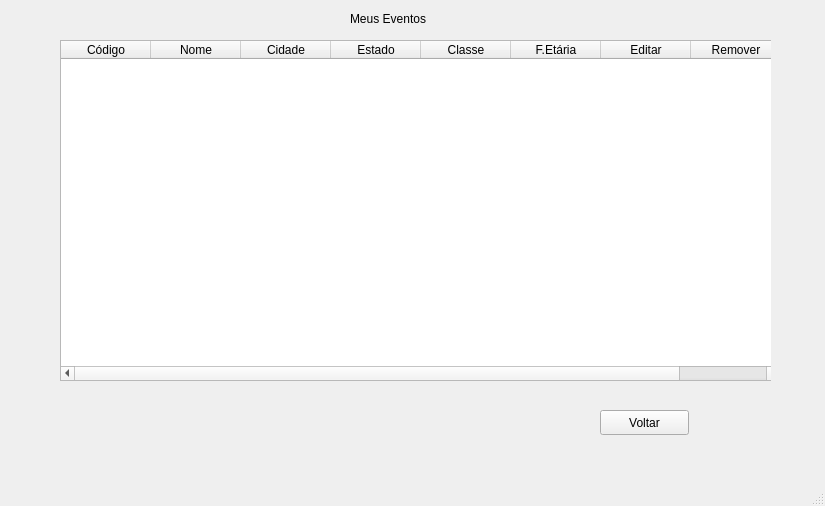
<?xml version="1.0" encoding="UTF-8"?>
<ui version="4.0">
 <class>viewEventos</class>
 <widget class="QMainWindow" name="viewEventos">
  <property name="geometry">
   <rect>
    <x>0</x>
    <y>0</y>
    <width>825</width>
    <height>506</height>
   </rect>
  </property>
  <property name="windowTitle">
   <string>Switch Dreams</string>
  </property>
  <widget class="QWidget" name="centralwidget">
   <widget class="QStackedWidget" name="stackedWidget">
    <property name="geometry">
     <rect>
      <x>10</x>
      <y>10</y>
      <width>761</width>
      <height>461</height>
     </rect>
    </property>
    <property name="currentIndex">
     <number>5</number>
    </property>
    <widget class="QWidget" name="page">
     <widget class="QPushButton" name="btnHome">
      <property name="geometry">
       <rect>
        <x>350</x>
        <y>320</y>
        <width>103</width>
        <height>25</height>
       </rect>
      </property>
      <property name="text">
       <string>Home</string>
      </property>
     </widget>
     <widget class="QLabel" name="label">
      <property name="geometry">
       <rect>
        <x>330</x>
        <y>160</y>
        <width>191</width>
        <height>17</height>
       </rect>
      </property>
      <property name="text">
       <string>Menu Usuario Logado</string>
      </property>
     </widget>
     <widget class="QPushButton" name="btnCriar">
      <property name="geometry">
       <rect>
        <x>350</x>
        <y>200</y>
        <width>103</width>
        <height>25</height>
       </rect>
      </property>
      <property name="text">
       <string>Criar</string>
      </property>
     </widget>
     <widget class="QPushButton" name="btnPesquisar">
      <property name="geometry">
       <rect>
        <x>350</x>
        <y>240</y>
        <width>103</width>
        <height>25</height>
       </rect>
      </property>
      <property name="text">
       <string>Pesquisar</string>
      </property>
     </widget>
     <widget class="QPushButton" name="btnMeusEventos">
      <property name="geometry">
       <rect>
        <x>350</x>
        <y>280</y>
        <width>103</width>
        <height>25</height>
       </rect>
      </property>
      <property name="text">
       <string>Meus Eventos</string>
      </property>
     </widget>
    </widget>
    <widget class="QWidget" name="page_2">
     <widget class="QLabel" name="label_2">
      <property name="geometry">
       <rect>
        <x>310</x>
        <y>0</y>
        <width>141</width>
        <height>17</height>
       </rect>
      </property>
      <property name="text">
       <string>Pesquisa de Evento</string>
      </property>
     </widget>
     <widget class="QTableWidget" name="tableEventos">
      <property name="geometry">
       <rect>
        <x>60</x>
        <y>80</y>
        <width>701</width>
        <height>331</height>
       </rect>
      </property>
      <column>
       <property name="text">
        <string>Código</string>
       </property>
      </column>
      <column>
       <property name="text">
        <string>Nome</string>
       </property>
      </column>
      <column>
       <property name="text">
        <string>Cidade</string>
       </property>
      </column>
      <column>
       <property name="text">
        <string>Estado</string>
       </property>
      </column>
      <column>
       <property name="text">
        <string>Classe</string>
       </property>
      </column>
      <column>
       <property name="text">
        <string>Faixa Etária</string>
       </property>
      </column>
      <column>
       <property name="text">
        <string>Apresentações</string>
       </property>
      </column>
     </widget>
     <widget class="QWidget" name="layoutWidget">
      <property name="geometry">
       <rect>
        <x>110</x>
        <y>20</y>
        <width>591</width>
        <height>61</height>
       </rect>
      </property>
      <layout class="QGridLayout" name="gridLayout">
       <item row="1" column="3">
        <widget class="QDateEdit" name="dateFim">
         <property name="dateTime">
          <datetime>
           <hour>0</hour>
           <minute>0</minute>
           <second>0</second>
           <year>2019</year>
           <month>1</month>
           <day>1</day>
          </datetime>
         </property>
         <property name="displayFormat">
          <string>dd/MM/yy</string>
         </property>
         <property name="date">
          <date>
           <year>2019</year>
           <month>1</month>
           <day>1</day>
          </date>
         </property>
        </widget>
       </item>
       <item row="1" column="1">
        <widget class="QLineEdit" name="lineEstado"/>
       </item>
       <item row="1" column="0">
        <widget class="QLineEdit" name="lineCidade"/>
       </item>
       <item row="0" column="1">
        <widget class="QLabel" name="labelEstado">
         <property name="text">
          <string>Estado</string>
         </property>
        </widget>
       </item>
       <item row="1" column="2">
        <widget class="QDateEdit" name="dateInicio">
         <property name="displayFormat">
          <string>dd/MM/yy</string>
         </property>
         <property name="date">
          <date>
           <year>2019</year>
           <month>1</month>
           <day>1</day>
          </date>
         </property>
        </widget>
       </item>
       <item row="0" column="0">
        <widget class="QLabel" name="labelCidade">
         <property name="text">
          <string>Cidade</string>
         </property>
        </widget>
       </item>
       <item row="0" column="2">
        <widget class="QLabel" name="labelDateInicio">
         <property name="text">
          <string>Data Início</string>
         </property>
        </widget>
       </item>
       <item row="0" column="3">
        <widget class="QLabel" name="labelDateFim">
         <property name="text">
          <string>Data Fim</string>
         </property>
        </widget>
       </item>
       <item row="1" column="4">
        <widget class="QPushButton" name="btnPesquisarReal">
         <property name="text">
          <string>Pesquisar</string>
         </property>
        </widget>
       </item>
      </layout>
     </widget>
     <widget class="QPushButton" name="btnHome_2">
      <property name="geometry">
       <rect>
        <x>660</x>
        <y>420</y>
        <width>89</width>
        <height>25</height>
       </rect>
      </property>
      <property name="text">
       <string>Home</string>
      </property>
     </widget>
    </widget>
    <widget class="QWidget" name="page_3">
     <widget class="QPushButton" name="btnCriarEvento">
      <property name="geometry">
       <rect>
        <x>470</x>
        <y>270</y>
        <width>89</width>
        <height>25</height>
       </rect>
      </property>
      <property name="text">
       <string>Criar</string>
      </property>
     </widget>
     <widget class="QLabel" name="label_9">
      <property name="geometry">
       <rect>
        <x>390</x>
        <y>10</y>
        <width>101</width>
        <height>17</height>
       </rect>
      </property>
      <property name="text">
       <string>Criar Eventos</string>
      </property>
     </widget>
     <widget class="QWidget" name="layoutWidget">
      <property name="geometry">
       <rect>
        <x>300</x>
        <y>50</y>
        <width>279</width>
        <height>212</height>
       </rect>
      </property>
      <layout class="QGridLayout" name="gridLayout_2">
       <item row="0" column="0">
        <widget class="QLabel" name="label_3">
         <property name="text">
          <string>Código</string>
         </property>
        </widget>
       </item>
       <item row="0" column="1">
        <widget class="QLabel" name="helpCodigo">
         <property name="minimumSize">
          <size>
           <width>30</width>
           <height>30</height>
          </size>
         </property>
         <property name="text">
          <string/>
         </property>
        </widget>
       </item>
       <item row="0" column="2">
        <widget class="QLineEdit" name="clineCodigo"/>
       </item>
       <item row="0" column="3">
        <widget class="QLabel" name="checkCodigo">
         <property name="text">
          <string/>
         </property>
        </widget>
       </item>
       <item row="1" column="0">
        <widget class="QLabel" name="label_4">
         <property name="text">
          <string>Nome</string>
         </property>
        </widget>
       </item>
       <item row="1" column="1">
        <widget class="QLabel" name="helpNome">
         <property name="minimumSize">
          <size>
           <width>30</width>
           <height>30</height>
          </size>
         </property>
         <property name="text">
          <string/>
         </property>
        </widget>
       </item>
       <item row="1" column="2">
        <widget class="QLineEdit" name="clineNome"/>
       </item>
       <item row="1" column="3">
        <widget class="QLabel" name="checkNome">
         <property name="text">
          <string/>
         </property>
        </widget>
       </item>
       <item row="2" column="0">
        <widget class="QLabel" name="label_5">
         <property name="text">
          <string>Cidade</string>
         </property>
        </widget>
       </item>
       <item row="2" column="1">
        <widget class="QLabel" name="helpCidade">
         <property name="minimumSize">
          <size>
           <width>30</width>
           <height>30</height>
          </size>
         </property>
         <property name="text">
          <string/>
         </property>
        </widget>
       </item>
       <item row="2" column="2">
        <widget class="QLineEdit" name="clineCidade"/>
       </item>
       <item row="2" column="3">
        <widget class="QLabel" name="checkCidade">
         <property name="text">
          <string/>
         </property>
        </widget>
       </item>
       <item row="3" column="0">
        <widget class="QLabel" name="label_6">
         <property name="text">
          <string>Estado</string>
         </property>
        </widget>
       </item>
       <item row="3" column="1">
        <widget class="QLabel" name="helpEstado">
         <property name="minimumSize">
          <size>
           <width>30</width>
           <height>30</height>
          </size>
         </property>
         <property name="text">
          <string/>
         </property>
        </widget>
       </item>
       <item row="3" column="2">
        <widget class="QLineEdit" name="clineEstado"/>
       </item>
       <item row="3" column="3">
        <widget class="QLabel" name="checkEstado">
         <property name="text">
          <string/>
         </property>
        </widget>
       </item>
       <item row="4" column="0">
        <widget class="QLabel" name="label_7">
         <property name="text">
          <string>Classe</string>
         </property>
        </widget>
       </item>
       <item row="4" column="1">
        <widget class="QLabel" name="helpClasse">
         <property name="minimumSize">
          <size>
           <width>30</width>
           <height>30</height>
          </size>
         </property>
         <property name="text">
          <string/>
         </property>
        </widget>
       </item>
       <item row="4" column="2">
        <widget class="QLineEdit" name="clineClasse"/>
       </item>
       <item row="4" column="3">
        <widget class="QLabel" name="checkClasse">
         <property name="text">
          <string/>
         </property>
        </widget>
       </item>
       <item row="5" column="0">
        <widget class="QLabel" name="label_8">
         <property name="text">
          <string>Faixa Etaria</string>
         </property>
        </widget>
       </item>
       <item row="5" column="1">
        <widget class="QLabel" name="helpFaixa">
         <property name="minimumSize">
          <size>
           <width>30</width>
           <height>30</height>
          </size>
         </property>
         <property name="text">
          <string/>
         </property>
        </widget>
       </item>
       <item row="5" column="2">
        <widget class="QLineEdit" name="clineFaixa"/>
       </item>
       <item row="5" column="3">
        <widget class="QLabel" name="checkFaixa">
         <property name="text">
          <string/>
         </property>
        </widget>
       </item>
      </layout>
     </widget>
     <widget class="QPushButton" name="pushButton">
      <property name="geometry">
       <rect>
        <x>310</x>
        <y>270</y>
        <width>89</width>
        <height>25</height>
       </rect>
      </property>
      <property name="text">
       <string>Menu</string>
      </property>
     </widget>
    </widget>
    <widget class="QWidget" name="page_4">
     <widget class="QLabel" name="label_10">
      <property name="geometry">
       <rect>
        <x>370</x>
        <y>10</y>
        <width>171</width>
        <height>17</height>
       </rect>
      </property>
      <property name="text">
       <string>Adicionar Apresentação</string>
      </property>
     </widget>
     <widget class="QPushButton" name="btnAdicionarApr">
      <property name="geometry">
       <rect>
        <x>290</x>
        <y>280</y>
        <width>89</width>
        <height>25</height>
       </rect>
      </property>
      <property name="text">
       <string>Adicionar +</string>
      </property>
     </widget>
     <widget class="QPushButton" name="btnConcluirApr">
      <property name="geometry">
       <rect>
        <x>410</x>
        <y>280</y>
        <width>89</width>
        <height>25</height>
       </rect>
      </property>
      <property name="styleSheet">
       <string notr="true"/>
      </property>
      <property name="text">
       <string>Concluir</string>
      </property>
     </widget>
     <widget class="QWidget" name="layoutWidget">
      <property name="geometry">
       <rect>
        <x>300</x>
        <y>50</y>
        <width>307</width>
        <height>212</height>
       </rect>
      </property>
      <layout class="QGridLayout" name="gridLayout_3">
       <item row="0" column="0">
        <widget class="QLabel" name="label_11">
         <property name="text">
          <string>Código</string>
         </property>
        </widget>
       </item>
       <item row="0" column="1">
        <widget class="QLabel" name="aprHelpCodigo">
         <property name="minimumSize">
          <size>
           <width>30</width>
           <height>30</height>
          </size>
         </property>
         <property name="text">
          <string/>
         </property>
        </widget>
       </item>
       <item row="0" column="2">
        <widget class="QLineEdit" name="alineCodigo"/>
       </item>
       <item row="0" column="3">
        <widget class="QLabel" name="aprCheckCod">
         <property name="text">
          <string/>
         </property>
        </widget>
       </item>
       <item row="1" column="0">
        <widget class="QLabel" name="label_12">
         <property name="text">
          <string>Data</string>
         </property>
        </widget>
       </item>
       <item row="1" column="1">
        <widget class="QLabel" name="aprHelpData">
         <property name="minimumSize">
          <size>
           <width>30</width>
           <height>30</height>
          </size>
         </property>
         <property name="text">
          <string/>
         </property>
        </widget>
       </item>
       <item row="1" column="2">
        <widget class="QDateEdit" name="alineData">
         <property name="displayFormat">
          <string>dd/MM/yy</string>
         </property>
        </widget>
       </item>
       <item row="1" column="3">
        <widget class="QLabel" name="aprCheckData">
         <property name="text">
          <string/>
         </property>
        </widget>
       </item>
       <item row="2" column="0">
        <widget class="QLabel" name="label_13">
         <property name="text">
          <string>Horário</string>
         </property>
        </widget>
       </item>
       <item row="2" column="1">
        <widget class="QLabel" name="aprHelpHorario">
         <property name="minimumSize">
          <size>
           <width>30</width>
           <height>30</height>
          </size>
         </property>
         <property name="text">
          <string/>
         </property>
        </widget>
       </item>
       <item row="2" column="2">
        <widget class="QTimeEdit" name="alineHorario"/>
       </item>
       <item row="2" column="3">
        <widget class="QLabel" name="aprCheckHor">
         <property name="text">
          <string/>
         </property>
        </widget>
       </item>
       <item row="3" column="0">
        <widget class="QLabel" name="label_14">
         <property name="text">
          <string>Preço</string>
         </property>
        </widget>
       </item>
       <item row="3" column="1">
        <widget class="QLabel" name="aprHelpPreco">
         <property name="minimumSize">
          <size>
           <width>30</width>
           <height>30</height>
          </size>
         </property>
         <property name="text">
          <string/>
         </property>
        </widget>
       </item>
       <item row="3" column="2">
        <widget class="QLineEdit" name="alinePreco"/>
       </item>
       <item row="3" column="3">
        <widget class="QLabel" name="aprCheckPreco">
         <property name="text">
          <string/>
         </property>
        </widget>
       </item>
       <item row="4" column="0">
        <widget class="QLabel" name="label_15">
         <property name="text">
          <string>Sala</string>
         </property>
        </widget>
       </item>
       <item row="4" column="1">
        <widget class="QLabel" name="aprHelpSala">
         <property name="minimumSize">
          <size>
           <width>30</width>
           <height>30</height>
          </size>
         </property>
         <property name="text">
          <string/>
         </property>
        </widget>
       </item>
       <item row="4" column="2">
        <widget class="QLineEdit" name="alineSala"/>
       </item>
       <item row="4" column="3">
        <widget class="QLabel" name="aprCheckSala">
         <property name="text">
          <string/>
         </property>
        </widget>
       </item>
       <item row="5" column="0">
        <widget class="QLabel" name="label_16">
         <property name="text">
          <string>Disponibilidade</string>
         </property>
        </widget>
       </item>
       <item row="5" column="1">
        <widget class="QLabel" name="aprHelpDisp">
         <property name="minimumSize">
          <size>
           <width>30</width>
           <height>30</height>
          </size>
         </property>
         <property name="text">
          <string/>
         </property>
        </widget>
       </item>
       <item row="5" column="2">
        <widget class="QLineEdit" name="alineDisponibilidade"/>
       </item>
       <item row="5" column="3">
        <widget class="QLabel" name="aprCheckDisp">
         <property name="text">
          <string/>
         </property>
        </widget>
       </item>
      </layout>
     </widget>
     <widget class="QLabel" name="labelCreated">
      <property name="geometry">
       <rect>
        <x>290</x>
        <y>320</y>
        <width>441</width>
        <height>20</height>
       </rect>
      </property>
      <property name="text">
       <string>msg de criação de evento e apresentação</string>
      </property>
     </widget>
     <widget class="QPushButton" name="buttonHome">
      <property name="geometry">
       <rect>
        <x>520</x>
        <y>280</y>
        <width>89</width>
        <height>25</height>
       </rect>
      </property>
      <property name="text">
       <string>Menu</string>
      </property>
     </widget>
    </widget>
    <widget class="QWidget" name="page_5">
     <widget class="QTableWidget" name="tableApresentacao">
      <property name="geometry">
       <rect>
        <x>90</x>
        <y>30</y>
        <width>681</width>
        <height>331</height>
       </rect>
      </property>
      <attribute name="horizontalHeaderDefaultSectionSize">
       <number>112</number>
      </attribute>
      <column>
       <property name="text">
        <string>Código</string>
       </property>
      </column>
      <column>
       <property name="text">
        <string>Data</string>
       </property>
      </column>
      <column>
       <property name="text">
        <string>Horário</string>
       </property>
      </column>
      <column>
       <property name="text">
        <string>Preço</string>
       </property>
      </column>
      <column>
       <property name="text">
        <string>Sala</string>
       </property>
      </column>
      <column>
       <property name="text">
        <string>Disponibilidade</string>
       </property>
      </column>
     </widget>
     <widget class="QLabel" name="tituloApresentacao">
      <property name="geometry">
       <rect>
        <x>310</x>
        <y>0</y>
        <width>111</width>
        <height>20</height>
       </rect>
      </property>
      <property name="text">
       <string>Apresentações</string>
      </property>
     </widget>
     <widget class="QPushButton" name="btnMenu3">
      <property name="geometry">
       <rect>
        <x>670</x>
        <y>370</y>
        <width>89</width>
        <height>25</height>
       </rect>
      </property>
      <property name="text">
       <string>Voltar</string>
      </property>
     </widget>
    </widget>
    <widget class="QWidget" name="page_6">
     <widget class="QTableWidget" name="tableMeusEventos">
      <property name="geometry">
       <rect>
        <x>50</x>
        <y>30</y>
        <width>721</width>
        <height>341</height>
       </rect>
      </property>
      <attribute name="horizontalHeaderDefaultSectionSize">
       <number>90</number>
      </attribute>
      <column>
       <property name="text">
        <string>Código</string>
       </property>
      </column>
      <column>
       <property name="text">
        <string>Nome</string>
       </property>
      </column>
      <column>
       <property name="text">
        <string>Cidade</string>
       </property>
      </column>
      <column>
       <property name="text">
        <string>Estado</string>
       </property>
      </column>
      <column>
       <property name="text">
        <string>Classe</string>
       </property>
      </column>
      <column>
       <property name="text">
        <string>F.Etária</string>
       </property>
      </column>
      <column>
       <property name="text">
        <string>Editar</string>
       </property>
      </column>
      <column>
       <property name="text">
        <string>Remover</string>
       </property>
      </column>
     </widget>
     <widget class="QLabel" name="label_18">
      <property name="geometry">
       <rect>
        <x>340</x>
        <y>0</y>
        <width>101</width>
        <height>17</height>
       </rect>
      </property>
      <property name="text">
       <string>Meus Eventos</string>
      </property>
     </widget>
     <widget class="QPushButton" name="btnVoltar">
      <property name="geometry">
       <rect>
        <x>590</x>
        <y>400</y>
        <width>89</width>
        <height>25</height>
       </rect>
      </property>
      <property name="text">
       <string>Voltar</string>
      </property>
     </widget>
    </widget>
    <widget class="QWidget" name="page_7">
     <widget class="QLabel" name="label_17">
      <property name="geometry">
       <rect>
        <x>340</x>
        <y>80</y>
        <width>111</width>
        <height>17</height>
       </rect>
      </property>
      <property name="text">
       <string>Editar Eventos</string>
      </property>
     </widget>
     <widget class="QPushButton" name="btnEditar">
      <property name="geometry">
       <rect>
        <x>430</x>
        <y>290</y>
        <width>89</width>
        <height>25</height>
       </rect>
      </property>
      <property name="text">
       <string>Editar</string>
      </property>
     </widget>
     <widget class="QPushButton" name="pushButton_3">
      <property name="geometry">
       <rect>
        <x>270</x>
        <y>290</y>
        <width>89</width>
        <height>25</height>
       </rect>
      </property>
      <property name="text">
       <string>Voltar</string>
      </property>
     </widget>
     <widget class="QWidget" name="layoutWidget">
      <property name="geometry">
       <rect>
        <x>260</x>
        <y>130</y>
        <width>269</width>
        <height>151</height>
       </rect>
      </property>
      <layout class="QGridLayout" name="gridLayout_4">
       <item row="0" column="0">
        <widget class="QLabel" name="labelEditNome">
         <property name="text">
          <string>Nome</string>
         </property>
        </widget>
       </item>
       <item row="0" column="1">
        <widget class="QLabel" name="editHelpNome">
         <property name="minimumSize">
          <size>
           <width>20</width>
           <height>20</height>
          </size>
         </property>
         <property name="text">
          <string/>
         </property>
        </widget>
       </item>
       <item row="0" column="2">
        <widget class="QLineEdit" name="editLineNome"/>
       </item>
       <item row="0" column="3">
        <widget class="QLabel" name="editCheckNome">
         <property name="text">
          <string/>
         </property>
        </widget>
       </item>
       <item row="1" column="0">
        <widget class="QLabel" name="labelEditCidade">
         <property name="text">
          <string>Cidade</string>
         </property>
        </widget>
       </item>
       <item row="1" column="1">
        <widget class="QLabel" name="editHelpCidade">
         <property name="minimumSize">
          <size>
           <width>20</width>
           <height>20</height>
          </size>
         </property>
         <property name="text">
          <string/>
         </property>
        </widget>
       </item>
       <item row="1" column="2">
        <widget class="QLineEdit" name="editLineCid"/>
       </item>
       <item row="1" column="3">
        <widget class="QLabel" name="editCheckCidade">
         <property name="text">
          <string/>
         </property>
        </widget>
       </item>
       <item row="2" column="0">
        <widget class="QLabel" name="labelEditCidade_2">
         <property name="text">
          <string>Estado</string>
         </property>
        </widget>
       </item>
       <item row="2" column="1">
        <widget class="QLabel" name="editHelpEstado">
         <property name="minimumSize">
          <size>
           <width>20</width>
           <height>20</height>
          </size>
         </property>
         <property name="text">
          <string/>
         </property>
        </widget>
       </item>
       <item row="2" column="2">
        <widget class="QLineEdit" name="editLineEstado"/>
       </item>
       <item row="2" column="3">
        <widget class="QLabel" name="editCheckEstado">
         <property name="text">
          <string/>
         </property>
        </widget>
       </item>
       <item row="3" column="0">
        <widget class="QLabel" name="labelEditClasse">
         <property name="text">
          <string>Classe</string>
         </property>
        </widget>
       </item>
       <item row="3" column="1">
        <widget class="QLabel" name="editHelpClasse">
         <property name="minimumSize">
          <size>
           <width>20</width>
           <height>20</height>
          </size>
         </property>
         <property name="text">
          <string/>
         </property>
        </widget>
       </item>
       <item row="3" column="2">
        <widget class="QLineEdit" name="editLineClasse"/>
       </item>
       <item row="3" column="3">
        <widget class="QLabel" name="editCheckClasse">
         <property name="text">
          <string/>
         </property>
        </widget>
       </item>
       <item row="4" column="0">
        <widget class="QLabel" name="labelEditFaixa">
         <property name="text">
          <string>Faixa Etária</string>
         </property>
        </widget>
       </item>
       <item row="4" column="1">
        <widget class="QLabel" name="editHelpFaixa">
         <property name="minimumSize">
          <size>
           <width>20</width>
           <height>20</height>
          </size>
         </property>
         <property name="text">
          <string/>
         </property>
        </widget>
       </item>
       <item row="4" column="2">
        <widget class="QLineEdit" name="editLineFaixa"/>
       </item>
       <item row="4" column="3">
        <widget class="QLabel" name="editCheckFaixa">
         <property name="text">
          <string/>
         </property>
        </widget>
       </item>
      </layout>
     </widget>
    </widget>
   </widget>
  </widget>
  <widget class="QMenuBar" name="menubar">
   <property name="geometry">
    <rect>
     <x>0</x>
     <y>0</y>
     <width>825</width>
     <height>22</height>
    </rect>
   </property>
  </widget>
  <widget class="QStatusBar" name="statusbar"/>
 </widget>
 <resources/>
 <connections/>
</ui>
